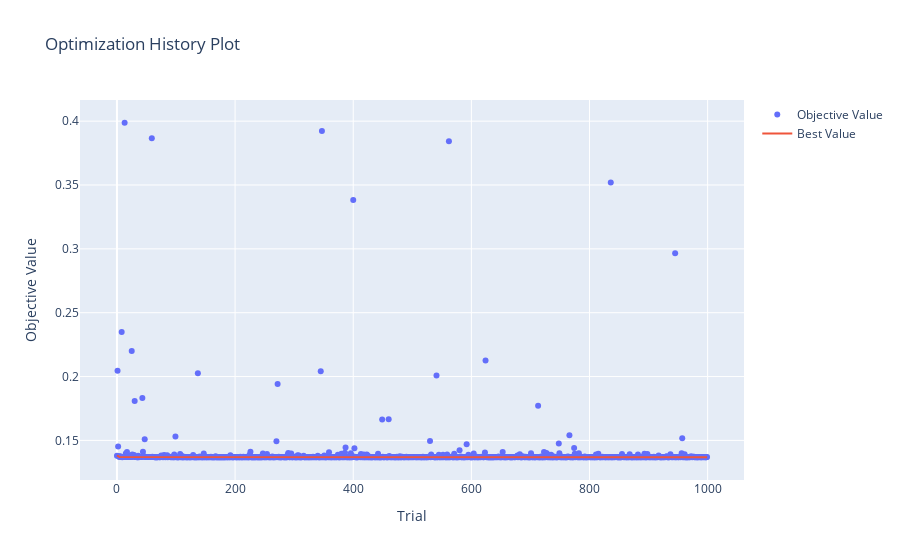
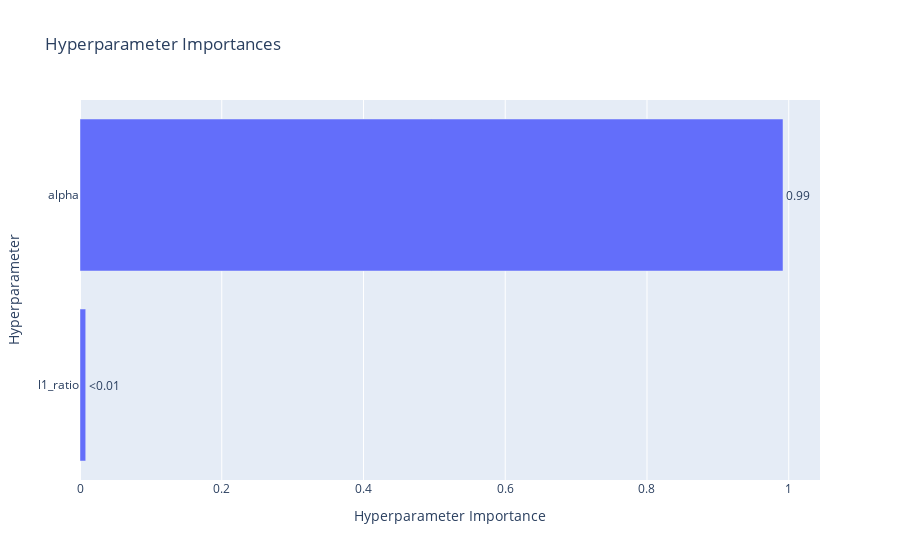

The cell these charts' notebook holds for them, in order:
### Code cell
# --- Elastic Net 튜닝 ---

# 1. 튜닝 설정
MODEL_NAME = "Elastic Net"
N_TRIALS = 1000  
N_SPLITS = 7 


# 2. Optuna Objective 함수 정의
def objective_elasticnet(trial):
    
    alpha = trial.suggest_loguniform('alpha', 1e-4, 1e1)
    l1_ratio = trial.suggest_uniform('l1_ratio', 0.0, 1.0)  

    # 모델을 StandardScaler와 함께 파이프라인으로 구성합니다.
    model = Pipeline([
        ('scaler', RobustScaler()), 
        ('elasticnet', ElasticNet(alpha=alpha, l1_ratio=l1_ratio, random_state=42, max_iter=2000))
    ])

    # --- 교차 검증 루프 ---    
    kf = KFold(n_splits=N_SPLITS, shuffle=True, random_state=42)
    scores = []

    
    for train_idx, val_idx in kf.split(X):
        X_train, X_val = X.iloc[train_idx], X.iloc[val_idx]
        y_train, y_val = y.iloc[train_idx], y.iloc[val_idx]

        model.fit(X_train, y_train)

       
        y_pred_log = model.predict(X_val)

        
        rmse = get_rmse(y_val, y_pred_log)
        scores.append(rmse)

    
    return np.mean(scores)


# 3. 튜닝 실행

study_elasticnet = optuna.create_study(direction="minimize")
study_elasticnet.optimize(
    objective_elasticnet,
    n_trials=N_TRIALS,
    show_progress_bar=True 
)

# 4. 결과 저장 및 시각화
best_params = study_elasticnet.best_params
best_value = study_elasticnet.best_value

tuning_results_regression[MODEL_NAME] = {'best_params': best_params, 'best_value': best_value,
                                         'study': study_elasticnet}

print(f"\n--- 튜닝 완료: {MODEL_NAME} ---")
print(f"최적 하이퍼파라미터: {best_params}")
print(f"최소 평균 RMSE: {best_value:.4f}")

visualize_tuning_results(study_elasticnet, MODEL_NAME)

### Figure 1 — Plotly figure (JSON) as saved in the notebook; plotly's stock layout.template omitted (floating-point values rounded to 4 significant figures; data arrays with more than 128 entries replaced by an {"elided": "..."} marker saying what was removed)
{"data": [{"mode": "markers", "name": "Objective Value", "x": {"elided": "1000 int values"}, "y": {"elided": "1000 float values"}, "type": "scatter"}, {"mode": "lines", "name": "Best Value", "x": {"elided": "1000 int values"}, "y": {"elided": "1000 float values"}, "type": "scatter"}, {"marker": {"color": "#cccccc"}, "mode": "markers", "name": "Infeasible Trial", "showlegend": false, "x": [], "y": [], "type": "scatter"}], "layout": {"title": {"text": "Optimization History Plot"}, "xaxis": {"title": {"text": "Trial"}}, "yaxis": {"title": {"text": "Objective Value"}}}}

### Figure 2 — Plotly figure (JSON) as saved in the notebook; plotly's stock layout.template omitted (floating-point values rounded to 4 significant figures)
{"data": [{"cliponaxis": false, "hovertemplate": ["l1_ratio (FloatDistribution): 0.008090204586945574<extra></extra>", "alpha (FloatDistribution): 0.9919097954130545<extra></extra>"], "name": "Objective Value", "orientation": "h", "text": ["<0.01", "0.99"], "textposition": "outside", "x": [0.00809, 0.9919], "y": ["l1_ratio", "alpha"], "type": "bar"}], "layout": {"title": {"text": "Hyperparameter Importances"}, "xaxis": {"title": {"text": "Hyperparameter Importance"}}, "yaxis": {"title": {"text": "Hyperparameter"}}}}
